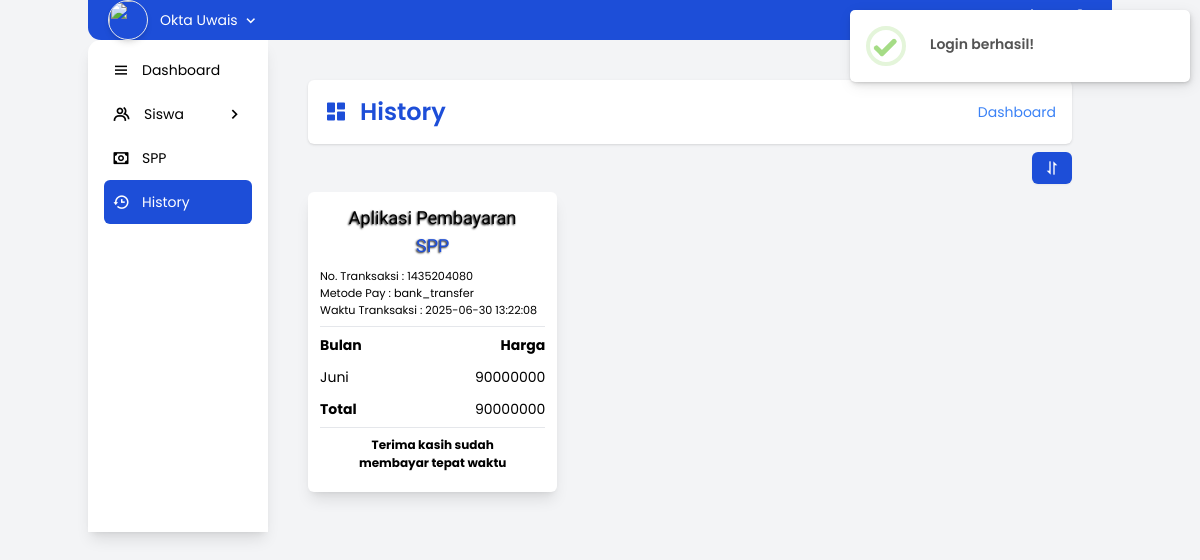
Screenshot of /history (signed in) with the database file from the repository.
### tables this page shows
CREATE TABLE IF NOT EXISTS `tranksaksi` (
  `TranksaksiID` varchar(50) NOT NULL,
  `MetodePay` varchar(50) NOT NULL,
  `TotalHarga` double NOT NULL,
  `CreateAt` timestamp NULL DEFAULT NULL,
  PRIMARY KEY (`TranksaksiID`) USING BTREE
);

### app/core/Controllers.php (called while the page is built, shortened)
<?php
class Controllers {
	public function view($view, $data = []) {
		require_once 'app/view/'.$view.'.php';
	}
	public function model($model) {
		return new $model;
	}
}

### app/controller/History.php (called while the page is built, shortened)
<?php
class History extends Controllers {
    public function index() {
		$data['izinLogout'] = Permission::izinLogout();
        $data['history'] = $this->model("History_model")->getHistory($_SESSION["UserID"]);
        $data["judul"] = "History";
        $this->view("history/index", $data);
    }
}

### app/core/App.php (called while the page is built, shortened)
<?php
class App {
	private $class = "Dashboard",
			$method = "index",
			$params = [];
	public function __construct() {
		$this->class = new $this->class();
		call_user_func_array([$this->class, $this->method], $this->params);
	}
}

### index.php (called while the page is built, shortened)
<?php
if (file_exists('app/core/App.php')) {
 	new App();
}

### app/core/Database.php (called while the page is built, shortened)
<?php
class Database {
    private $dbname = Constant::DBNAME,
            $dbhost = Constant::DBHOST,
            $dbuser = Constant::DBUSER,
            $dbpass = Constant::DBPASS;
    private $db, $stmt;
    public function __construct() {
        try {
            $dh = "mysql:host={$this->dbhost};dbname={$this->dbname};charset=utf8";
            $options = [
                PDO::ATTR_PERSISTENT => true,
                PDO::ATTR_ERRMODE => PDO::ERRMODE_EXCEPTION,
                PDO::MYSQL_ATTR_INIT_COMMAND => "SET NAMES utf8"
            ];
            $this->db = new PDO($dh, $this->dbuser, $this->dbpass, $options);
        } catch(PDOException $e) {
            echo "Koneksi gagal: ".$e->getMessage();
        }
    }
    public function query($query) {
        $this->stmt = $this->db->prepare($query);
    }
    public function bind($bind, $value, $type = null) {
        switch(true) {
            default:
                $type = PDO::PARAM_STR;
        }
        $this->stmt->bindValue($bind, $value, $type);
    }
    public function execute() {
        $this->stmt->execute();
    }
    public function resultSet() {
        $this->execute();
        return $this->stmt->fetchAll(PDO::FETCH_ASSOC);
    }
}

### app/model/History_model.php (called while the page is built, shortened)
<?php
class History_model {
    private $db;
    public function __construct() {
        $this->db = new Database;
    }
    public function getHistory($SiswaID) {
        try {
            $this->db->query("SELECT T.TranksaksiID, MetodePay, TotalHarga, CreateAt, GROUP_CONCAT(NamaBulan) as Bulan, GROUP_CONCAT(Harga) as Harga FROM tranksaksi as T join payment as P on T.TranksaksiID = P.TranksaksiID join bulan as B on P.BulanID = B.BulanID WHERE SiswaID = :SiswaID GROUP BY T.TranksaksiID, MetodePay, TotalHarga, CreateAt");
            $this->db->bind("SiswaID", $SiswaID);
            $this->db->execute();
            return $this->db->resultSet();
        } catch (PDOException $e){
            echo $e->getMessage();
        }
    }
}

### app/view/history/index.php (the view)
     <section class="p-5 md:p-10 lg:p-15 overflow-y-auto overflow-x-hidden">
         <div class="flex items-center justify-between poppins bg-white p-4 rounded-md shadow dark:bg-slate-800 dark:text-slate-200">
	<div class="flex items-center gap-3">
		<i class="bx bxs-dashboard text-md md:text-xl lg:text-2xl text-blue-700"></i>
		<h1 class="text-md md:text-xl lg:text-2xl text-blue-700 font-semibold">History</h1>
	</div>
	<div class="flex items-center poppins gap-2 text-sm">
		<a id="path-url" href=""></a>
	</div>
</div>
         <div class="flex justify-end my-2">
	<button id="btn-sort" type="button" data-sort="DESC" data-siswa-id="<?=$_SESSION["UserID"]?>" class="btn-primary"><i class="bx bx-sort transition rotate-0"></i></button>
</div>
<?php if (count($data["history"]) != 0) : ?>
<div id="plate-card-history" class="grid justify-self-center items-start grid-cols-1 md:grid-cols-2 lg:grid-cols-3 gap-2">
	<?php foreach ($data["history"] as $history) : ?>
	<div class="card bg-white poppins max-w-64 dark:bg-slate-800 dark:text-slate-200">
		<header class="">
			<h1 class="w-[80%] mx-auto text-center tillana text-shadow text-lg mb-2">Aplikasi Pembayaran <span class="text-blue-700">SPP</span></h1>
			<p class="" style="font-size: .7rem;">No. Tranksaksi : <span><?=$history["TranksaksiID"]?></span></p>
			<p class="" style="font-size: .7rem;">Metode Pay : <span><?=$history["MetodePay"]?></span></p>
			<p class="" style="font-size: .7rem;">Waktu Tranksaksi : <span><?=$history["CreateAt"]?></span></p>
		</header>
		<hr class="my-2">
		<div class="body">
			<header class="flex justify-between items-center mb-3">
				<h2 class="font-bold text-sm">Bulan</h2>
				<h2 class="font-bold text-sm">Harga</h2>
			</header>
			<?php foreach(explode(",", $history["Bulan"]) as $key => $value) : ?>
			<div class="flex justify-between items-center my-1">
				<p class="text-sm"><?=$value?></p>
				<p class="text-sm"><?=explode(",", $history["Harga"])[$key]?></p>
			</div>
			<?php endforeach; ?>
			<footer class="flex justify-between items-center mt-3">
				<p class="font-bold text-sm">Total</p>
				<p class="text-sm"><?=$history["TotalHarga"]?></p>
			</footer>
		</div>
		<hr class="my-2">
		<footer class="my-2">
			<h1 class="w-[80%] mx-auto text-center font-bold" style="font-size: 12px;">Terima kasih sudah membayar tepat waktu</h1>
		</footer>
	</div>
	<?php endforeach; ?>
</div>
<?php else: ?>
<h1 class="text-center text-xl lg:text-2xl my-6 poppins dark:text-slate-200">Tidak Ada History <i class="bx bx-search"></i></h1>
<?php endif; ?>
     </section>

### rows the page displays
tranksaksi: TranksaksiID "1435204080", MetodePay "bank_transfer", CreateAt "2025-06-30 13:22:08", value "Juni", Harga "90000000", TotalHarga "90000000"

### other values shown
$_SESSION["Username"] "Okta Uwais"
